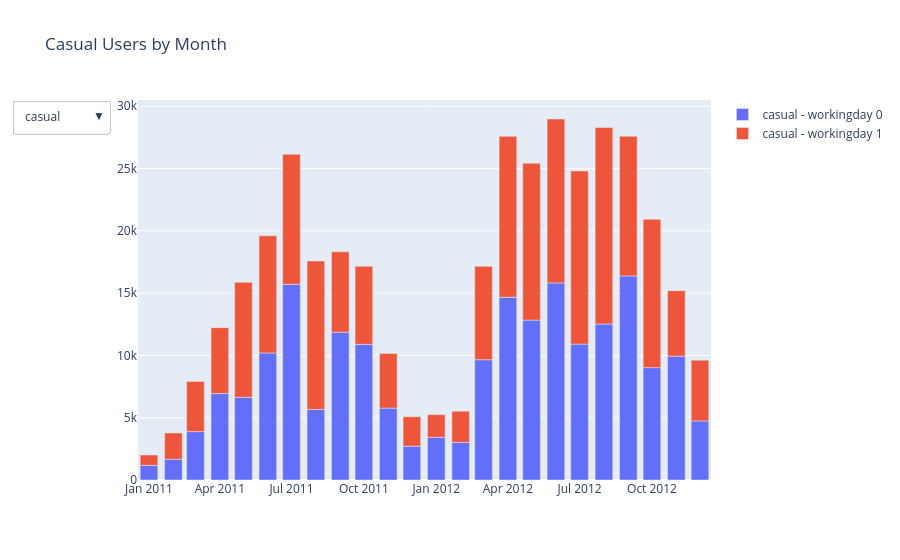

Notebook code cell kept with this figure:
### Markdown cell above
* There is no need to break down by season as this information is already captured in the month variable.

### Code cell
#Aggregate data by month and workingday

df_monthly_workingday = df_eda.groupby(['year_month', 'workingday'], as_index=False)[['count', 'casual', 'registered']].sum()
workingdays = df_monthly_workingday['workingday'].unique()

traces = []
for y_col in ['casual', 'registered', 'count']:
    for wd in workingdays:
        trace = go.Bar(
            x=df_monthly_workingday[df_monthly_workingday['workingday'] == wd]['year_month'],
            y=df_monthly_workingday[df_monthly_workingday['workingday'] == wd][y_col],
            name=f"{y_col} - workingday {wd}",
            visible=True if y_col=='casual' else False
        )
        traces.append(trace)

buttons = []
for i, y_col in enumerate(['casual', 'registered', 'total']):
    visibility = []
    for j in range(len(traces)):
        visibility.append(i == j // len(workingdays))
    buttons.append(dict(label=y_col,
                        method="update",
                        args=[{"visible": visibility},
                              {"title": f"{y_col} by Month"}]))

fig = go.Figure(data=traces)
fig.update_layout(
    updatemenus=[dict(active=0, buttons=buttons)],
    title="Casual Users by Month",
    barmode='relative',
)
fig.show()
